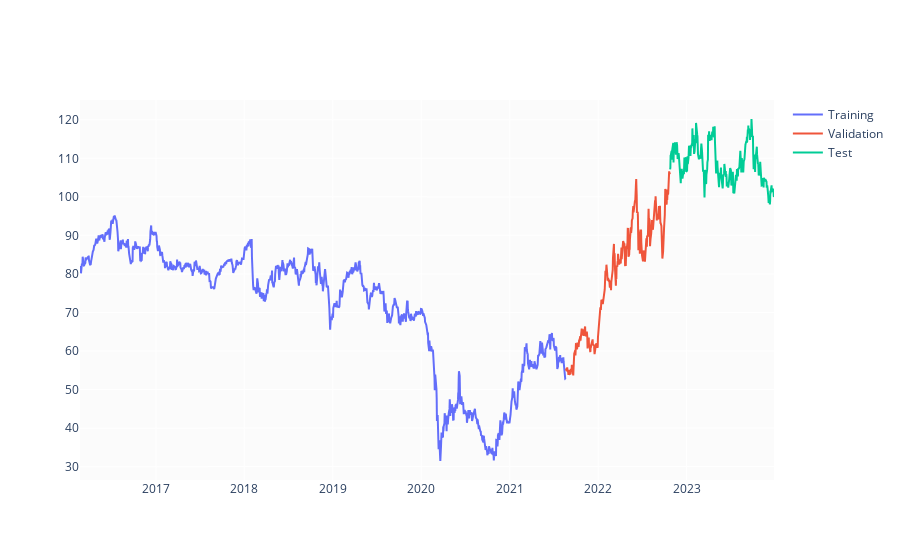

The code cell stored with this chart in its notebook:
### Code cell
test_size  = 0.15
valid_size = 0.15

test_split_idx  = int(df.shape[0] * (1-test_size))
valid_split_idx = int(df.shape[0] * (1-(valid_size+test_size)))

train_df  = df.loc[:valid_split_idx].copy()
valid_df  = df.loc[valid_split_idx+1:test_split_idx].copy()
test_df   = df.loc[test_split_idx+1:].copy()

fig = go.Figure()
fig.add_trace(go.Scatter(x=train_df.date, y=train_df.PRC, name='Training'))
fig.add_trace(go.Scatter(x=valid_df.date, y=valid_df.PRC, name='Validation'))
fig.add_trace(go.Scatter(x=test_df.date,  y=test_df.PRC,  name='Test'))
fig.show()

### Figure 1 — Plotly figure (JSON) as saved in the notebook; plotly's stock layout.template omitted (floating-point values rounded to 4 significant figures; data arrays with more than 128 entries replaced by an {"elided": "..."} marker saying what was removed)
{"data": [{"name": "Training", "type": "scatter", "x": {"elided": "1385 str values"}, "y": {"elided": "1385 float values"}}, {"name": "Validation", "type": "scatter", "x": {"elided": "297 str values"}, "y": {"elided": "297 float values"}}, {"name": "Test", "type": "scatter", "x": {"elided": "296 str values"}, "y": {"elided": "296 float values"}}], "layout": {}}
